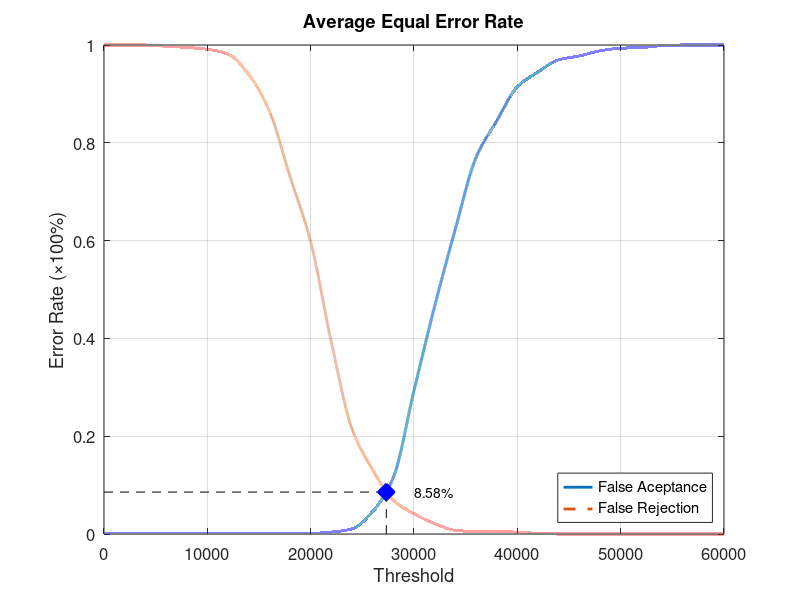
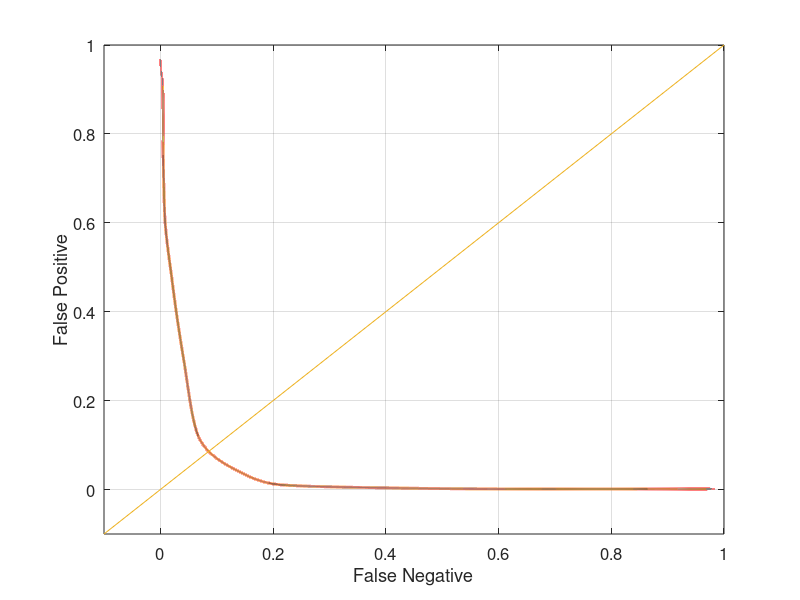

MATLAB code for these plots, in order:
function yEER = Experiment3Average
close all;
clear;
clc;
x = 0:2000:60000;
xq = 0:0.5:60000;

y0 = [0 0.00131579 0.00131579 0.00131579 0.00131579 0.00131579 0.00131579 0.00131579 0.00131579 0.00131579 0.00131579 0.00394737 0.0105263 0.0460526 0.115789 0.293421 0.465789 0.623684 0.769737 0.844737 0.914474 0.944737 0.969737 0.977632 0.988158 0.993421 0.994737 0.998684 1 1 1];
yy0 = interp1(x, y0, xq, 'pchip');
y1 = [1 1 1 0.9975 0.995 0.99125 0.98125 0.94 0.865 0.73125 0.5975 0.3925 0.215 0.13125 0.06875 0.04125 0.02125 0.0075 0.005 0.005 0.00375 0.00125 0 0 0 0 0 0 0 0 0];
yy1 = interp1(x, y1, xq, 'pchip');

% Calculating EER: 
y2 = abs(y0 - y1);
find(y2 == min(y2))
yy2 = abs(yy0 - yy1);
xEER = find(yy2 == min(yy2));
xEERIndex = xq(xEER) % X-axis EER
yEER = yy0(xEER) % Y-axis EER

main = figure
plot(xq, yy0,'-','LineWidth', 2);	hold on
plot(xq, yy1,'--','LineWidth', 2);	hold on
plot([xEERIndex xEERIndex], [0 yEER], 'k--');	hold on
plot([0 xEERIndex], [yEER yEER], 'k--');	hold on
plot(xEERIndex, yEER, 'bx', 'LineWidth', 10);	hold on
text(xEERIndex + 10 * xEERIndex / 100, yEER, [num2str(round((10000 * yEER)) / 100) '%'])
legend('False Aceptance', 'False Rejection', 'Location', 'SouthEast')
xlabel('Threshold')
ylabel('Error Rate (\times100%)')
title('Average Equal Error Rate')
set(gca, 'FontSize', 12)
axis([0 60000 0 1])
grid on

print(main, 'Experiment3AverageMain', '-dpng');
FNRxFPR = figure('Color', [1 1 1]);
plot(yy1, yy0, '-', yy1, yy0, 'LineWidth', 2);
hold on
y = -0.1:0.1:1
plot(y, y); 
set(gca, 'FontSize', 12)
xlabel('False Negative')
ylabel('False Positive')
axis([-0.1 1 -0.1 1])
set(gca, 'FontSize', 12)
grid on

print(FNRxFPR, 'Experiment3AverageFNRxFPR','-dpng');
end
